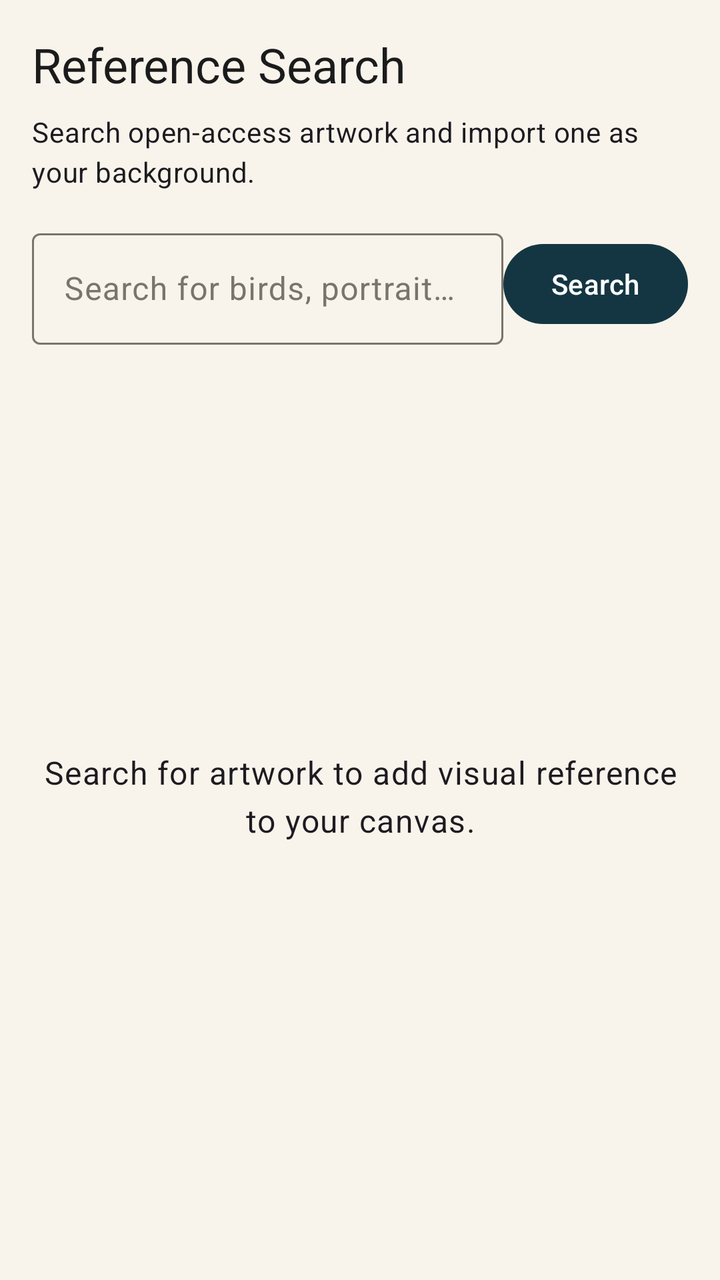
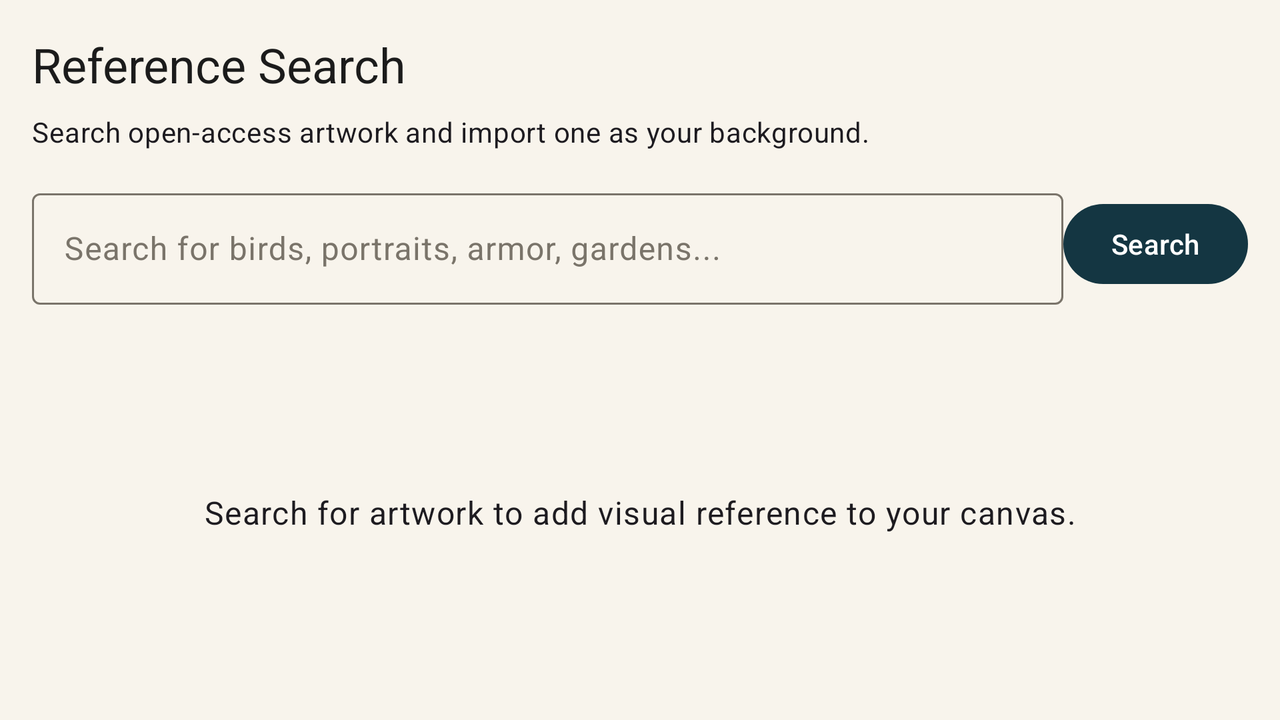

An Android layout and its configuration variant, each rendered on a device that would load it. The default file and the variant file are quoted in full after the pictures.
<!-- AndroidManifest.xml: application theme Theme.ShapePaint -->
<!-- res/layout/fragment_reference_search.xml -->
<?xml version="1.0" encoding="utf-8"?>
<androidx.constraintlayout.widget.ConstraintLayout xmlns:android="http://schemas.android.com/apk/res/android"
    xmlns:app="http://schemas.android.com/apk/res-auto"
    android:layout_width="match_parent"
    android:layout_height="match_parent"
    android:background="@color/paint_surface"
    android:padding="@dimen/screen_padding">

    <TextView
        android:id="@+id/referenceTitle"
        android:layout_width="0dp"
        android:layout_height="wrap_content"
        android:text="@string/reference_title"
        android:textAppearance="@style/TextAppearance.Material3.HeadlineSmall"
        android:textColor="@color/paint_text"
        app:layout_constraintEnd_toEndOf="parent"
        app:layout_constraintStart_toStartOf="parent"
        app:layout_constraintTop_toTopOf="parent" />

    <TextView
        android:id="@+id/referenceSubtitle"
        android:layout_width="0dp"
        android:layout_height="wrap_content"
        android:layout_marginTop="@dimen/space_xs"
        android:text="@string/reference_subtitle"
        android:textAppearance="@style/TextAppearance.Material3.BodyMedium"
        app:layout_constraintEnd_toEndOf="parent"
        app:layout_constraintStart_toStartOf="parent"
        app:layout_constraintTop_toBottomOf="@id/referenceTitle" />

    <com.google.android.material.textfield.TextInputLayout
        android:id="@+id/referenceQueryLayout"
        android:layout_width="0dp"
        android:layout_height="wrap_content"
        android:layout_marginTop="@dimen/screen_padding"
        app:layout_constraintEnd_toStartOf="@id/searchButton"
        app:layout_constraintStart_toStartOf="parent"
        app:layout_constraintTop_toBottomOf="@id/referenceSubtitle">

        <com.google.android.material.textfield.TextInputEditText
            android:id="@+id/referenceQueryInput"
            android:layout_width="match_parent"
            android:layout_height="wrap_content"
            android:hint="@string/reference_query_hint"
            android:imeOptions="actionSearch"
            android:inputType="text" />
    </com.google.android.material.textfield.TextInputLayout>

    <com.google.android.material.button.MaterialButton
        android:id="@+id/searchButton"
        android:layout_width="wrap_content"
        android:layout_height="wrap_content"
        android:text="@string/reference_search"
        app:layout_constraintBottom_toBottomOf="@id/referenceQueryLayout"
        app:layout_constraintEnd_toEndOf="parent"
        app:layout_constraintTop_toTopOf="@id/referenceQueryLayout" />

    <ProgressBar
        android:id="@+id/referenceProgress"
        android:layout_width="wrap_content"
        android:layout_height="wrap_content"
        android:visibility="gone"
        app:layout_constraintBottom_toBottomOf="parent"
        app:layout_constraintEnd_toEndOf="parent"
        app:layout_constraintStart_toStartOf="parent"
        app:layout_constraintTop_toBottomOf="@id/referenceQueryLayout" />

    <TextView
        android:id="@+id/referenceEmptyView"
        android:layout_width="0dp"
        android:layout_height="wrap_content"
        android:gravity="center"
        android:text="@string/reference_empty_start"
        android:textAppearance="@style/TextAppearance.Material3.BodyLarge"
        app:layout_constraintBottom_toBottomOf="parent"
        app:layout_constraintEnd_toEndOf="parent"
        app:layout_constraintStart_toStartOf="parent"
        app:layout_constraintTop_toBottomOf="@id/referenceQueryLayout" />

    <androidx.recyclerview.widget.RecyclerView
        android:id="@+id/referenceRecyclerView"
        android:layout_width="0dp"
        android:layout_height="0dp"
        android:layout_marginTop="@dimen/screen_padding"
        android:clipToPadding="false"
        android:paddingBottom="@dimen/section_spacing"
        app:layoutManager="androidx.recyclerview.widget.LinearLayoutManager"
        app:layout_constraintBottom_toBottomOf="parent"
        app:layout_constraintEnd_toEndOf="parent"
        app:layout_constraintStart_toStartOf="parent"
        app:layout_constraintTop_toBottomOf="@id/referenceQueryLayout" />

</androidx.constraintlayout.widget.ConstraintLayout>
<!-- resources referenced by this layout -->
<resources>
  <color name="paint_surface">#F8F4EC</color>
  <color name="paint_text">#1B1B1B</color>
  <dimen name="screen_padding">16dp</dimen>
  <dimen name="section_spacing">12dp</dimen>
  <dimen name="space_xs">8dp</dimen>
  <string name="reference_empty_start">Search for artwork to add visual reference to your canvas.</string>
  <string name="reference_query_hint">Search for birds, portraits, armor, gardens...</string>
  <string name="reference_search">Search</string>
  <string name="reference_subtitle">Search open-access artwork and import one as your background.</string>
  <string name="reference_title">Reference Search</string>
  <style name="Theme.ShapePaint" parent="Theme.Material3.DayNight.NoActionBar">
          <item name="colorPrimary">@color/paint_primary</item>
          <item name="colorOnPrimary">@color/paint_on_primary</item>
          <item name="colorSecondary">@color/paint_secondary</item>
          <item name="colorSurface">@color/paint_surface</item>
          <item name="colorOnSurface">@color/paint_text</item>
          <item name="colorSurfaceVariant">@color/paint_surface_variant</item>
          <item name="colorOnSurfaceVariant">@color/paint_outline</item>
          <item name="colorOutline">@color/paint_outline</item>
          <item name="android:colorBackground">@color/paint_surface</item>
          <item name="android:statusBarColor">@color/paint_surface</item>
          <item name="android:navigationBarColor">@color/paint_surface</item>
          <item name="android:windowLightStatusBar">true</item>
          <item name="android:windowLightNavigationBar">true</item>
      </style>
  <color name="paint_primary">#143642</color>
  <color name="paint_on_primary">#FFFFFF</color>
  <color name="paint_secondary">#F4B942</color>
  <color name="paint_surface_variant">#E4DDD0</color>
  <color name="paint_outline">#7A746A</color>
</resources>
<!-- res/layout-land/fragment_reference_search.xml (the repository's variant of the layout above) -->
<!-- drawn on the phone turned sideways -->
<?xml version="1.0" encoding="utf-8"?>
<androidx.constraintlayout.widget.ConstraintLayout xmlns:android="http://schemas.android.com/apk/res/android"
    xmlns:app="http://schemas.android.com/apk/res-auto"
    android:layout_width="match_parent"
    android:layout_height="match_parent"
    android:background="@color/paint_surface"
    android:padding="@dimen/screen_padding">

    <TextView
        android:id="@+id/referenceTitle"
        android:layout_width="0dp"
        android:layout_height="wrap_content"
        android:text="@string/reference_title"
        android:textAppearance="@style/TextAppearance.Material3.HeadlineSmall"
        android:textColor="@color/paint_text"
        app:layout_constraintEnd_toEndOf="parent"
        app:layout_constraintStart_toStartOf="parent"
        app:layout_constraintTop_toTopOf="parent" />

    <TextView
        android:id="@+id/referenceSubtitle"
        android:layout_width="0dp"
        android:layout_height="wrap_content"
        android:layout_marginTop="@dimen/space_xs"
        android:text="@string/reference_subtitle"
        android:textAppearance="@style/TextAppearance.Material3.BodyMedium"
        app:layout_constraintEnd_toEndOf="parent"
        app:layout_constraintStart_toStartOf="parent"
        app:layout_constraintTop_toBottomOf="@id/referenceTitle" />

    <com.google.android.material.textfield.TextInputLayout
        android:id="@+id/referenceQueryLayout"
        android:layout_width="0dp"
        android:layout_height="wrap_content"
        android:layout_marginTop="@dimen/screen_padding"
        app:layout_constraintEnd_toStartOf="@id/searchButton"
        app:layout_constraintStart_toStartOf="parent"
        app:layout_constraintTop_toBottomOf="@id/referenceSubtitle">

        <com.google.android.material.textfield.TextInputEditText
            android:id="@+id/referenceQueryInput"
            android:layout_width="match_parent"
            android:layout_height="wrap_content"
            android:hint="@string/reference_query_hint"
            android:imeOptions="actionSearch"
            android:inputType="text" />
    </com.google.android.material.textfield.TextInputLayout>

    <com.google.android.material.button.MaterialButton
        android:id="@+id/searchButton"
        android:layout_width="wrap_content"
        android:layout_height="wrap_content"
        android:text="@string/reference_search"
        app:layout_constraintBottom_toBottomOf="@id/referenceQueryLayout"
        app:layout_constraintEnd_toEndOf="parent"
        app:layout_constraintTop_toTopOf="@id/referenceQueryLayout" />

    <androidx.recyclerview.widget.RecyclerView
        android:id="@+id/referenceRecyclerView"
        android:layout_width="0dp"
        android:layout_height="0dp"
        android:layout_marginTop="@dimen/screen_padding"
        android:clipToPadding="false"
        android:paddingBottom="@dimen/section_spacing"
        app:layoutManager="androidx.recyclerview.widget.LinearLayoutManager"
        app:layout_constraintBottom_toBottomOf="parent"
        app:layout_constraintEnd_toEndOf="parent"
        app:layout_constraintStart_toStartOf="parent"
        app:layout_constraintTop_toBottomOf="@id/referenceQueryLayout" />

    <ProgressBar
        android:id="@+id/referenceProgress"
        android:layout_width="wrap_content"
        android:layout_height="wrap_content"
        android:visibility="gone"
        app:layout_constraintBottom_toBottomOf="@id/referenceRecyclerView"
        app:layout_constraintEnd_toEndOf="@id/referenceRecyclerView"
        app:layout_constraintStart_toStartOf="@id/referenceRecyclerView"
        app:layout_constraintTop_toTopOf="@id/referenceRecyclerView" />

    <TextView
        android:id="@+id/referenceEmptyView"
        android:layout_width="0dp"
        android:layout_height="wrap_content"
        android:gravity="center"
        android:text="@string/reference_empty_start"
        android:textAppearance="@style/TextAppearance.Material3.BodyLarge"
        app:layout_constraintBottom_toBottomOf="@id/referenceRecyclerView"
        app:layout_constraintEnd_toEndOf="@id/referenceRecyclerView"
        app:layout_constraintStart_toStartOf="@id/referenceRecyclerView"
        app:layout_constraintTop_toTopOf="@id/referenceRecyclerView" />

</androidx.constraintlayout.widget.ConstraintLayout>
